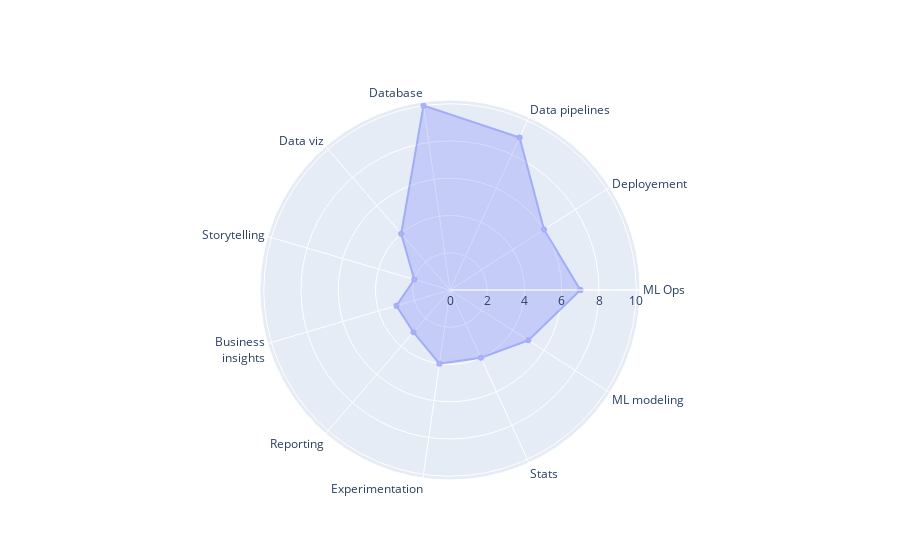

Notebook code for this chart:
### Markdown cell above
# `Spider Chart on skills`

### Code cell
import plotly.graph_objects as go

skills = [
    "ML Ops",
    "Deployement",
    "Data pipelines",
    "Database",
    "Data viz",
    "Storytelling",
    "Business<br>insights",
    "Reporting",
    "Experimentation",
    "Stats",
    "ML modeling",
]

data = {
    "Data engineer": [7, 6, 9, 10, 4, 2, 3, 3, 4, 4, 5],
    "Data scientist": [8, 6, 5, 6, 7, 8, 8, 7, 9, 9, 9],
    "Data analyst": [3, 2, 3, 4, 9, 9, 8, 8, 6, 7, 4],
}

colors = {
    "Data engineer": "green",
    "Data scientist": "blue",
    "Data analyst": "red",
}

fig = go.Figure()

fig.add_trace(
    go.Scatterpolar(
        r = [7,6,9,10,4,2,3,3,4,4,5] + [7], 
        theta=skills + [skills[0]],
        fill="tonext",
        name = "Data Engineer",
        meta = ["Data Engineer"],
        opacity=0.5,
        hovertemplate="<b>%{meta[0]}</b><br>%{theta}<br>Skill level %{r}<extra></extra>",

    )
)

fig

### Figure 1 — Plotly figure (JSON) as saved in the notebook; plotly's stock layout.template omitted (floating-point values rounded to 4 significant figures)
{"data": [{"fill": "tonext", "hovertemplate": "<b>%{meta[0]}</b><br>%{theta}<br>Skill level %{r}<extra></extra>", "meta": ["Data Engineer"], "name": "Data Engineer", "opacity": 0.5, "r": [7, 6, 9, 10, 4, 2, 3, 3, 4, 4, 5, 7], "theta": ["ML Ops", "Deployement", "Data pipelines", "Database", "Data viz", "Storytelling", "Business<br>insights", "Reporting", "Experimentation", "Stats", "ML modeling", "ML Ops"], "type": "scatterpolar"}], "layout": {}}
